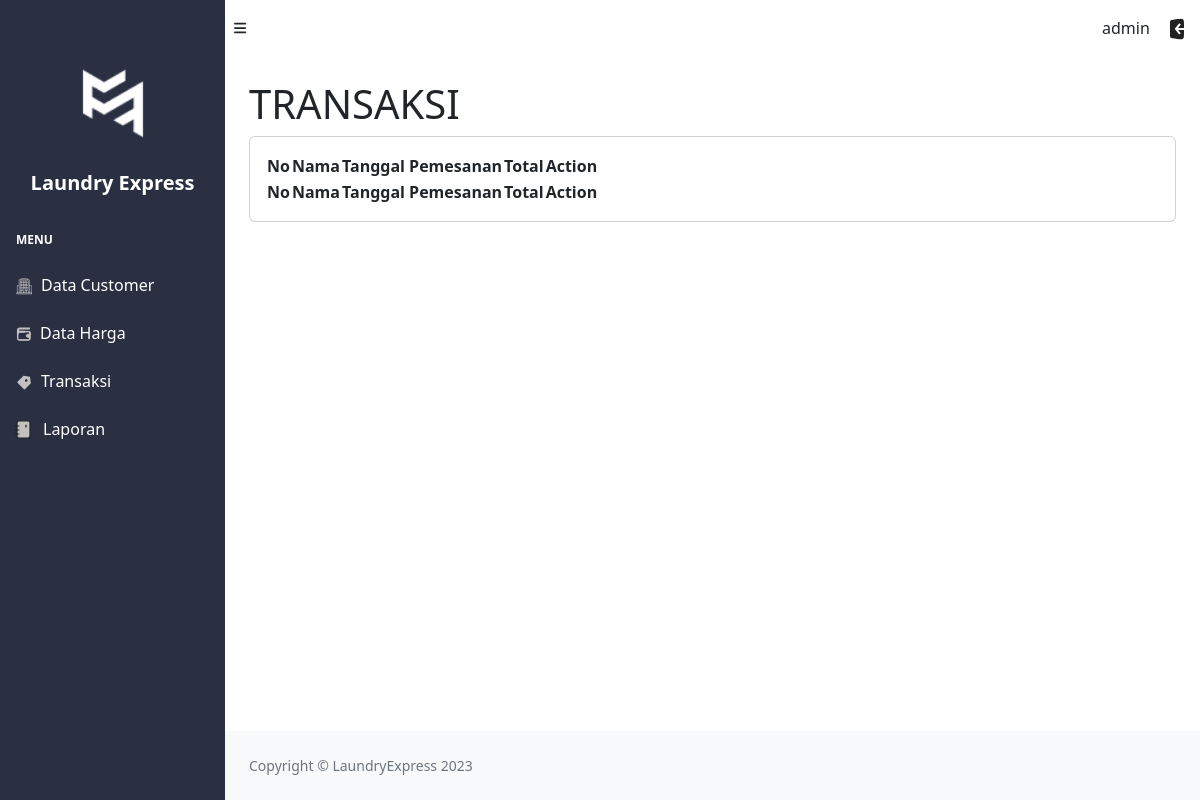
Before: /laundry/transaksi.php (signed in) with the older database file.
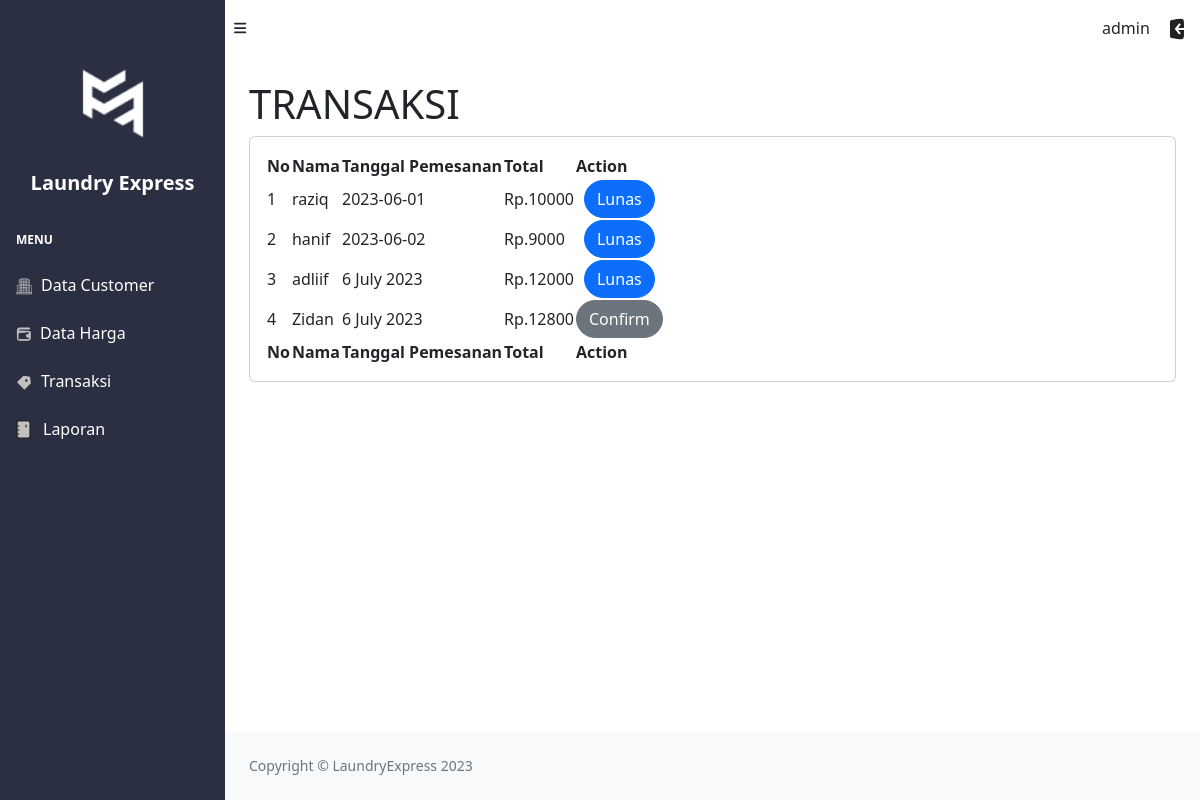
After: the same page with the newer database file.
### tables this page shows
CREATE TABLE `transaksi` (
  `id` int(2) NOT NULL,
  `nama` varchar(100) NOT NULL,
  `alamat` varchar(255) NOT NULL,
  `tanggal_Pemesanan` varchar(255) NOT NULL,
  `tipe_paket` varchar(255) NOT NULL,
  `total` varchar(100) NOT NULL,
  `konfirmasi` varchar(255) NOT NULL
);

### laundry/transaksi.php (the view, shortened to what the changed rows need)
<?php
    include "koneksi.php";
    $sql = mysqli_query($conn, "SELECT * FROM transaksi");
    $no = 1;
?>
<!DOCTYPE html>
<html lang="en">
<head>
    <link href="https://cdn.jsdelivr.net/npm/simple-datatables@7.1.2/dist/style.min.css" rel="stylesheet" />
    <link href="css/styles.css" rel="stylesheet" />
</head>
<body class="sb-nav-fixed">
    <div id="layoutSidenav">
        <div id="layoutSidenav_content">
            <main>
                <div class="container-fluid px-4">
                    <div style="display: flex; justify-content: space-between;">
                        <h1 class="mt-4">TRANSAKSI</h1>
                    </div>
                    <div class="card mb-4">
                        <div class="card-body">
                            <table id="datatablesSimple">
                                <thead>
                                    <tr>
                                        <th>No</th>
                                        <th>Nama</th>
                                        <th>Tanggal Pemesanan</th>
                                        <th>Total</th>
                                        <th>Action</th>
                                    </tr>
                                </thead>
                                <tfoot>
                                    <tr>
                                        <th>No</th>
                                        <th>Nama</th>
                                        <th>Tanggal Pemesanan</th>
                                        <th>Total</th>
                                        <th>Action</th>
                                    </tr>
                                </tfoot>
                                <tbody>
                                    <?php
                                        while($data = mysqli_fetch_assoc($sql)){
                                    ?>
                                    <tr>
                                        <td><?php echo $no++ ?></td>
                                        <td><?php echo $data['nama'] ?></td>
                                        <td><?php echo $data['tanggal_Pemesanan'] ?></td>
                                        <td>Rp.<?php echo $data['total'] ?></td>
                                        <td>
                                            <center>
                                                <?php if($data['konfirmasi'] == 'iya'){ ?>
                                                <button class="btn btn-primary rounded-pill" style="pointer-events: none;">Lunas</button>
                                                <?php } ?>
                                                <?php if($data['konfirmasi'] == 'tidak'){ ?>
                                                <a href="transaksi_exe.php?id=<?php echo $data['id'] ?>" class="btn btn-secondary rounded-pill">Confirm</a>
                                                <?php } ?>
                                            </center>
                                        </td>
                                    </tr>
                                    <?php
                                        }
                                    ?>
                                </tbody>
                            </table>
                        </div>
                    </div>
                </div>
            </main>
        </div>
    </div>
</body>
</html>

Changed rows visible on the page:
added transaksi: nama "raziq", tanggal_Pemesanan "2023-06-01", total "10000", konfirmasi "Lunas"
added transaksi: nama "hanif", tanggal_Pemesanan "2023-06-02", total "9000", konfirmasi "Lunas"
added transaksi: nama "adliif", tanggal_Pemesanan "6 July 2023", total "12000", konfirmasi "Lunas"
added transaksi: nama "Zidan", tanggal_Pemesanan "6 July 2023", total "12800"
